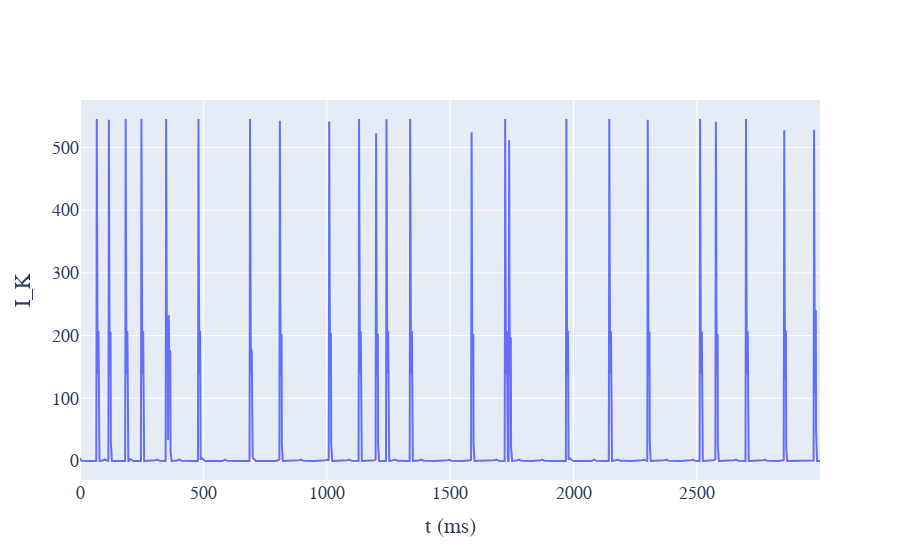

The notebook cell saved with this chart:
### Code cell
model.plot_I(0, 3000)

### Figure 1 — Plotly figure (JSON) as saved in the notebook; plotly's stock layout.template omitted (floating-point values rounded to 4 significant figures; data arrays with more than 128 entries replaced by an {"elided": "..."} marker saying what was removed)
{"data": [{"type": "scatter", "x": {"elided": "3000 int values"}, "y": {"elided": "3000 float values"}}], "layout": {"font": {"family": "Courier New, monospace", "size": 18}, "xaxis": {"title": {"text": "t (ms)"}}, "yaxis": {"title": {"text": "I_K"}}}}
